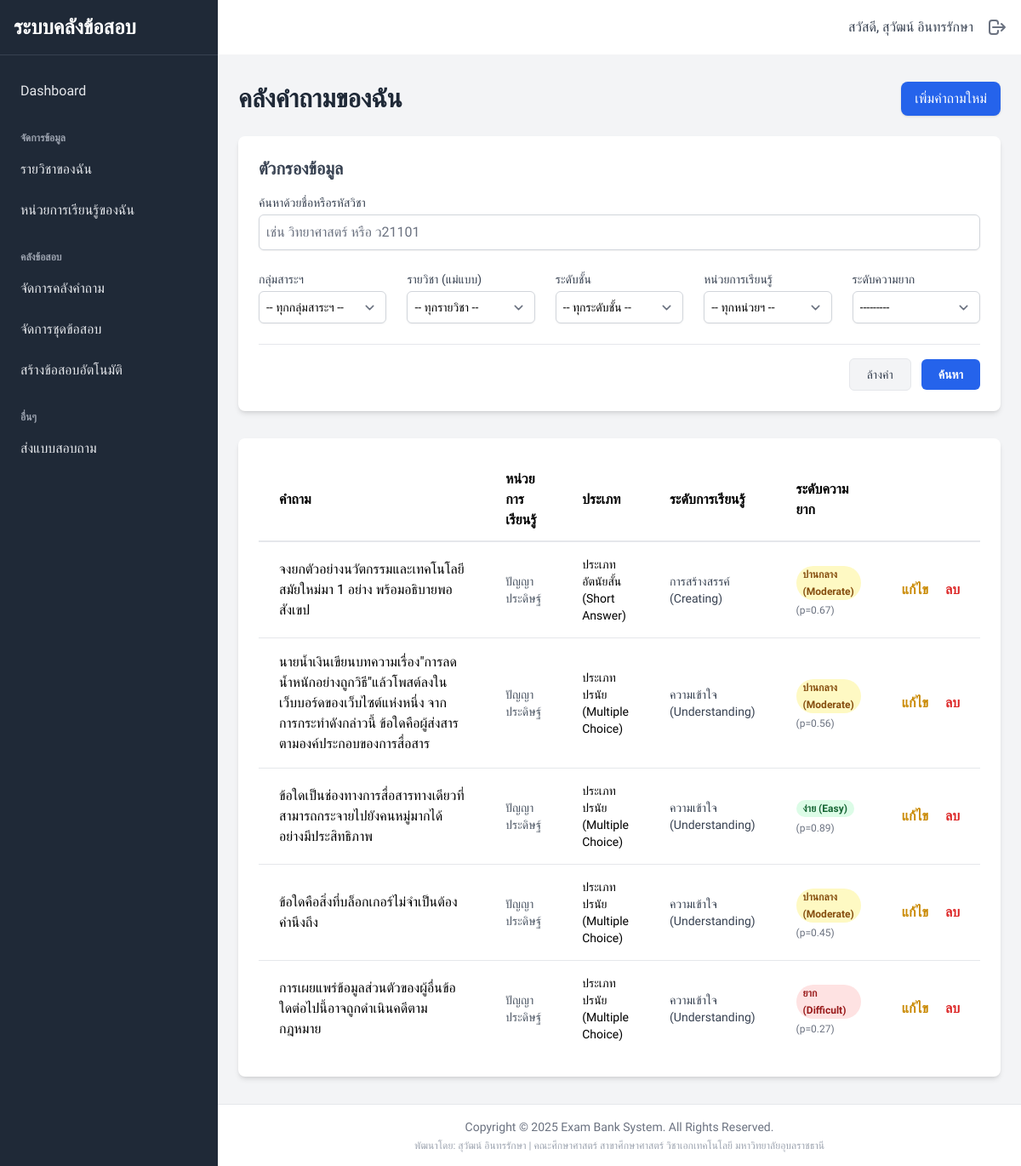
The page /teacher/questions/ (signed in) on the database its author committed.
### accounts/models.py (models this page shows)
class CustomUser(AbstractUser):
    class Role(models.TextChoices):
        ADMIN = 'ADMIN', 'Admin'
        TEACHER = 'TEACHER', 'Teacher'
    role = models.CharField(max_length=50, choices=Role.choices, default=Role.TEACHER)
    is_approved = models.BooleanField(default=False, help_text="Designates whether the teacher is approved by an admin.")

### exam_management/models.py (models this page shows, shortened)
class Question(models.Model):
    class QuestionType(models.TextChoices):
        MCQ = 'MCQ', 'ประเภทปรนัย (Multiple Choice)'
        SHORT = 'SHORT', 'ประเภทอัตนัยสั้น (Short Answer)'
    class BloomLevel(models.TextChoices):
        REMEMBER = 'REMEMBER', 'ความรู้ความจำ (Remembering)'
        UNDERSTAND = 'UNDERSTAND', 'ความเข้าใจ (Understanding)'
        APPLY = 'APPLY', 'การนำไปใช้ (Applying)'
        ANALYZE = 'ANALYZE', 'การวิเคราะห์ (Analyzing)'
        EVALUATE = 'EVALUATE', 'การประเมินค่า (Evaluating)'
        CREATE = 'CREATE', 'การสร้างสรรค์ (Creating)'
    question_text = models.TextField()
    question_type = models.CharField(
        max_length=10,
        choices=QuestionType.choices
    )
    difficulty_level = models.FloatField(
        default=0.5,
        help_text="ค่าดัชนีความยาก (p-value) ระหว่าง 0.00 ถึง 1.00"
    )
    bloom_level = models.CharField(
        max_length=20,
        choices=BloomLevel.choices,
        default=BloomLevel.UNDERSTAND,
        verbose_name="ระดับการเรียนรู้ (Bloom)"
    )
    image = models.ImageField(
        upload_to='question_images/', # <-- ไฟล์จะถูกเก็บใน media/question_images/
        blank=True,
        null=True,
        verbose_name="รูปภาพประกอบ"
    )
    explanation = models.TextField(blank=True, null=True)
    learning_unit = models.ForeignKey(
        LearningUnit,
        on_delete=models.CASCADE,
        related_name='questions'
    )
    created_by = models.ForeignKey(CustomUser, on_delete=models.CASCADE)
    created_at = models.DateTimeField(auto_now_add=True)
    @property
    def get_difficulty_category(self):
        try:
            p_value = float(self.difficulty_level)
        except (ValueError, TypeError):
            return "N/A"
        if p_value >= 0.70: return 'ง่าย (Easy)'
        elif p_value >= 0.30: return 'ปานกลาง (Moderate)'
        else: return 'ยาก (Difficult)'
    @property
    def get_difficulty_category_tag(self):
        try:
            p_value = float(self.difficulty_level)
        except (ValueError, TypeError):
            return "UNKNOWN"
        if p_value >= 0.70: return 'EASY'
        elif p_value >= 0.30: return 'MEDIUM'
        else: return 'HARD'

### core/models.py (models this page shows)
class LearningUnit(models.Model):
    unit_name = models.CharField(max_length=255, verbose_name="ชื่อหน่วยการเรียนรู้")
    course = models.ForeignKey(Course, on_delete=models.CASCADE, related_name='units', verbose_name="รายวิชา")
    class Meta:
        verbose_name = "หน่วยการเรียนรู้"
        verbose_name_plural = "หน่วยการเรียนรู้"
        ordering = ['course', 'unit_name']
    def __str__(self):
        return f"{self.unit_name} ({self.course.course_code})"

### exam_management/views.py (the view)
    def wrap(request, *args, **kwargs):
        if request.user.is_authenticated and request.user.role == 'TEACHER' and request.user.is_approved:
            return function(request, *args, **kwargs)
        else:
            messages.error(request, 'คุณต้องเข้าสู่ระบบในฐานะครูที่ได้รับอนุมัติเพื่อเข้าถึงหน้านี้')
            return redirect('accounts:login')

### core/models.py (called while the page is built)
    def __str__(self):
        return self.area_name

    def __str__(self):
        return f"{self.subject_name} ({self.learning_area.area_name})"

    def __str__(self):
        return self.grade_name

### exam_management/views.py (called while the page is built)
def teacher_required(function):
    def wrap(request, *args, **kwargs):
        if request.user.is_authenticated and request.user.role == 'TEACHER' and request.user.is_approved:
            return function(request, *args, **kwargs)
        else:
            messages.error(request, 'คุณต้องเข้าสู่ระบบในฐานะครูที่ได้รับอนุมัติเพื่อเข้าถึงหน้านี้')
            return redirect('accounts:login')
    return wrap

@teacher_required
def question_list(request):
    base_queryset = Question.objects.filter(created_by=request.user).select_related(
        'learning_unit', 'learning_unit__course__subject_template'
    ).order_by('-created_at')
    question_filter = QuestionFilter(request.GET, queryset=base_queryset, user=request.user)
    context = {
        'filter': question_filter,
        'questions': question_filter.qs,
    }
    return render(request, 'teacher/question_list.html', context)

### templates/teacher/question_list.html (shortened to what this page needs)
{% extends "base.html" %}
{% block content %}
<div class="flex flex-wrap gap-4 justify-between items-center mb-6">
    <h1 class="text-3xl font-bold text-gray-800">คลังคำถามของฉัน</h1>
    <a href="{% url 'question_create' %}" class="px-4 py-2 bg-blue-600 text-white rounded-lg hover:bg-blue-700 shadow">เพิ่มคำถามใหม่</a>
</div>
<div class="bg-white p-6 rounded-lg shadow-md mb-8">
    <h2 class="text-xl font-semibold text-gray-700 mb-4">ตัวกรองข้อมูล</h2>
    <form method="get">
        <div class="mb-6">
            <label for="{{ filter.form.course_search.id_for_label }}" class="block text-sm font-medium text-gray-700 mb-1">{{ filter.form.course_search.label }}</label>
            {{ filter.form.course_search }}
        </div>
        <div class="grid grid-cols-1 sm:grid-cols-2 lg:grid-cols-5 gap-6">
            <div>
                <label for="{{ filter.form.learning_area.id_for_label }}" class="block text-sm font-medium text-gray-700 mb-1">{{ filter.form.learning_area.label }}</label>
                {{ filter.form.learning_area }}
            </div>
            <div>
                <label for="{{ filter.form.subject_template.id_for_label }}" class="block text-sm font-medium text-gray-700 mb-1">{{ filter.form.subject_template.label }}</label>
                {{ filter.form.subject_template }}
            </div>
            <div>
                <label for="{{ filter.form.grade_level.id_for_label }}" class="block text-sm font-medium text-gray-700 mb-1">{{ filter.form.grade_level.label }}</label>
                {{ filter.form.grade_level }}
            </div>
            <div>
                <label for="{{ filter.form.learning_unit.id_for_label }}" class="block text-sm font-medium text-gray-700 mb-1">{{ filter.form.learning_unit.label }}</label>
                {{ filter.form.learning_unit }}
            </div>
            <div>
                <label for="{{ filter.form.difficulty.id_for_label }}" class="block text-sm font-medium text-gray-700 mb-1">{{ filter.form.difficulty.label }}</label>
                {{ filter.form.difficulty }}
            </div>
        </div>
        <div class="flex justify-end items-center mt-6 border-t pt-4 space-x-3">
            <a href="{% url 'question_list' %}" class="px-5 py-2 text-sm text-gray-700 bg-gray-100 rounded-md hover:bg-gray-200 border">ล้างค่า</a>
            <button type="submit" class="px-5 py-2 text-sm text-white bg-blue-600 rounded-md hover:bg-blue-700 font-semibold">ค้นหา</button>
        </div>
    </form>
</div>
<div class="bg-white p-6 rounded-lg shadow-md">
    <div class="overflow-x-auto">
        <table class="min-w-full">
            <thead>
                <tr>
                    <th class="px-6 py-3 border-b-2 text-left">คำถาม</th>
                    <th class="px-6 py-3 border-b-2 text-left">หน่วยการเรียนรู้</th>
                    <th class="px-6 py-3 border-b-2 text-left">ประเภท</th>
                    <th class="px-6 py-3 border-b-2 text-left">ระดับการเรียนรู้</th>
                    <th class="px-6 py-3 border-b-2 text-left">ระดับความยาก</th>
                    <th class="px-6 py-3 border-b-2"></th>
                </tr>
            </thead>
            <tbody class="bg-white divide-y divide-gray-200">
                {% for q in questions %}
                <tr>
                    <td class="px-6 py-4 w-2/5">{{ q.question_text|truncatewords:15 }}</td>
                    <td class="px-6 py-4 text-sm text-gray-600">{{ q.learning_unit.unit_name }}</td>
                    <td class="px-6 py-4 text-sm">{{ q.get_question_type_display }}</td>
                    <td class="px-6 py-4 text-sm text-gray-700">
                        {{ q.get_bloom_level_display }}
                    </td>
                    <td class="px-6 py-4">
                        <span class="px-2 inline-flex text-xs leading-5 font-semibold rounded-full
                        {% if q.get_difficulty_category_tag == 'EASY' %} bg-green-100 text-green-800
                        {% elif q.get_difficulty_category_tag == 'MEDIUM' %} bg-yellow-100 text-yellow-800
                        {% else %} bg-red-100 text-red-800 {% endif %}">
                            {{ q.get_difficulty_category }}
                        </span>
                        <span class="block text-xs text-gray-500 mt-1">(p={{ q.difficulty_level|floatformat:2 }})</span>
                    </td>
                    <td class="px-6 py-4 text-right space-x-4 whitespace-nowrap">
                        <a href="{% url 'question_update' q.pk %}" class="text-yellow-600 hover:underline font-semibold">แก้ไข</a>
                        <a href="{% url 'question_delete' q.pk %}" class="text-red-600 hover:underline font-semibold">ลบ</a>
                    </td>
                </tr>
                {% endfor %}
            </tbody>
        </table>
    </div>
</div>
{% endblock %}

### templates/partials/_navbar.html
<header class="bg-white shadow-md w-full">
    <div class="flex items-center justify-end p-4 h-16">
        <div class="flex items-center">
            <span class="mr-4 text-gray-700">สวัสดี, {{ user.get_full_name|default:user.username }}</span>
            <a href="{% url 'accounts:logout' %}" title="ออกจากระบบ" class="text-gray-500 hover:text-red-500">
                <svg xmlns="http://www.w3.org/2000/svg" class="h-6 w-6" fill="none" viewBox="0 0 24 24" stroke="currentColor" stroke-width="2">
                    <path stroke-linecap="round" stroke-linejoin="round" d="M17 16l4-4m0 0l-4-4m4 4H7m6 4v1a3 3 0 01-3 3H6a3 3 0 01-3-3V7a3 3 0 013-3h4a3 3 0 013 3v1" />
                </svg>
            </a>
        </div>
    </div>
</header>

### rows shown on the page
CustomUser: get_full_name "สุวัฒน์ อินทรรักษา"
Question: question_text "จงยกตัวอย่างนวัตกรรมและเทคโนโลยีสมัยใหม่มา 1 อย่าง พร้อมอธิบายพอสังเขป", learning_unit.unit_name "ปัญญาประดิษฐ์", question_type "ประเภทอัตนัยสั้น (Short Answer)", bloom_level "การสร้างสรรค์ (Creating)", get_difficulty_category "ปานกลาง (Moderate)", difficulty_level "0.67"
Question: question_text "นายน้ำเงินเขียนบทความเรื่อง\"การลดน้ำหนักอย่างถูกวิธี\"แล้วโพสต์ลงในเว็บบอร์ดของเว็บไซต์แห่งหนึ่ง จากการกระทำดังกล่าวนี้ ข้อใดคือผู้ส่งสารตามองค์ประกอบของการสื่อสาร", learning_unit.unit_name "ปัญญาประดิษฐ์", question_type "ประเภทปรนัย (Multiple Choice)", bloom_level "ความเข้าใจ (Understanding)", get_difficulty_category "ปานกลาง (Moderate)", difficulty_level "0.56"
Question: question_text "ข้อใดเป็นช่องทางการสื่อสารทางเดียวที่สามารถกระจายไปยังคนหมู่มากได้อย่างมีประสิทธิภาพ", learning_unit.unit_name "ปัญญาประดิษฐ์", question_type "ประเภทปรนัย (Multiple Choice)", bloom_level "ความเข้าใจ (Understanding)", get_difficulty_category "ง่าย (Easy)", difficulty_level "0.89"
Question: question_text "ข้อใดคือสิ่งที่บล็อกเกอร์ไม่จำเป็นต้องคำนึงถึง", learning_unit.unit_name "ปัญญาประดิษฐ์", question_type "ประเภทปรนัย (Multiple Choice)", bloom_level "ความเข้าใจ (Understanding)", get_difficulty_category "ปานกลาง (Moderate)", difficulty_level "0.45"
Question: question_text "การเผยแพร่ข้อมูลส่วนตัวของผู้อื่นข้อใดต่อไปนี้อาจถูกดำเนินคดีตามกฎหมาย", learning_unit.unit_name "ปัญญาประดิษฐ์", question_type "ประเภทปรนัย (Multiple Choice)", bloom_level "ความเข้าใจ (Understanding)", get_difficulty_category "ยาก (Difficult)", difficulty_level "0.27"

### other values the page prints
{{ filter.form.course_search.label }} "ค้นหาด้วยชื่อหรือรหัสวิชา"
{{ filter.form.learning_area.label }} "กลุ่มสาระฯ"
{{ filter.form.subject_template.label }} "รายวิชา (แม่แบบ)"
{{ filter.form.grade_level.label }} "ระดับชั้น"
{{ filter.form.learning_unit.label }} "หน่วยการเรียนรู้"
{{ filter.form.difficulty.label }} "ระดับความยาก"
